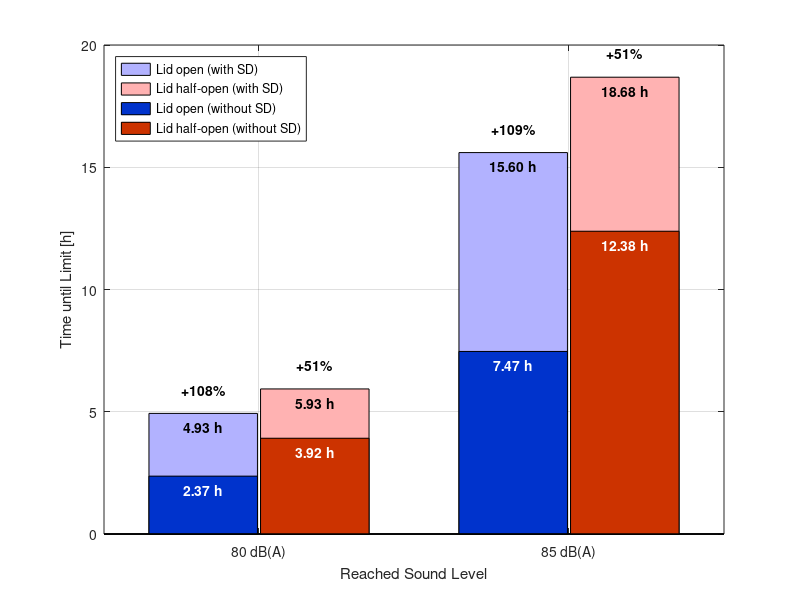

The MATLAB script that drew this image:
%% Daten (in Stunden)

ohne_offen  = [2 + 22/60, 7 + 28/60];
ohne_mittig = [3 + 55/60, 12 + 23/60];

mit_offen   = [4 + 56/60, 15 + 36/60];
mit_mittig  = [5 + 56/60, 18 + 41/60];

%% Prozentuale Verlängerung

plus_offen  = (mit_offen ./ ohne_offen - 1) * 100;
plus_mittig = (mit_mittig ./ ohne_mittig - 1) * 100;

%% X-Positionen

x = [1 2];

offset = 0.18;

figure;
hold on;
grid on;
box on;

%% Balken MIT Schalldämpfung (hinten)

bar(x - offset, mit_offen, ...
    0.35, ...
    'FaceColor', [0.7 0.7 1], ...
    'EdgeColor', 'k');

bar(x + offset, mit_mittig, ...
    0.35, ...
    'FaceColor', [1 0.7 0.7], ...
    'EdgeColor', 'k');

%% Balken OHNE Schalldämpfung (vorne)

bar(x - offset, ohne_offen, ...
    0.35, ...
    'FaceColor', [0 0.2 0.8], ...
    'EdgeColor', 'k');

bar(x + offset, ohne_mittig, ...
    0.35, ...
    'FaceColor', [0.8 0.2 0], ...
    'EdgeColor', 'k');

%% Absolute Werte auf die Balken schreiben

margin = 0.3;   % Abstand vom oberen Rand

for i = 1:2

    % --- OFFEN ---

    % Wert ohne SD
    text( ...
        x(i) - offset, ...
        ohne_offen(i) - margin, ...
        sprintf('%.2f h', ohne_offen(i)), ...
        'HorizontalAlignment', 'center', ...
        'VerticalAlignment', 'top', ...
        'Color', 'w', ...
        'FontWeight', 'bold');

    % Wert mit SD
    text( ...
        x(i) - offset, ...
        mit_offen(i) - margin, ...
        sprintf('%.2f h', mit_offen(i)), ...
        'HorizontalAlignment', 'center', ...
        'VerticalAlignment', 'top', ...
        'FontWeight', 'bold');

    % Prozentlabel knapp unter dem Maximum
    text( ...
        x(i) - offset, ...
        mit_offen(i) + 1.2, ...
        sprintf('+%.0f%%', plus_offen(i)), ...
        'HorizontalAlignment', 'center', ...
        'VerticalAlignment', 'top', ...
        'FontWeight', 'bold');


    % --- MITTIG ---

    % Wert ohne SD
    text( ...
        x(i) + offset, ...
        ohne_mittig(i) - margin, ...
        sprintf('%.2f h', ohne_mittig(i)), ...
        'HorizontalAlignment', 'center', ...
        'VerticalAlignment', 'top', ...
        'Color', 'w', ...
        'FontWeight', 'bold');

    % Wert mit SD
    text( ...
        x(i) + offset, ...
        mit_mittig(i) - margin, ...
        sprintf('%.2f h', mit_mittig(i)), ...
        'HorizontalAlignment', 'center', ...
        'VerticalAlignment', 'top', ...
        'FontWeight', 'bold');

    % Prozentlabel knapp unter dem Maximum
    text( ...
        x(i) + offset, ...
        mit_mittig(i) + 1.2, ...
        sprintf('+%.0f%%', plus_mittig(i)), ...
        'HorizontalAlignment', 'center', ...
        'VerticalAlignment', 'top', ...
        'FontWeight', 'bold');

end

%sprintf('%dh %02dmin',floor(ohne_offen(i)),round(60 * mod(ohne_offen(i),1)))

%% Achsen

xticks(x);
xticklabels({'80 dB(A)', '85 dB(A)'});

xlabel('Erreichter Schallpegel');
ylabel('Zeit bis Grenzwert [h]');

legend( ...
    'Deckel offen (mit SD)', ...
    'Deckel mittig (mit SD)', ...
    'Deckel offen (ohne SD)', ...
    'Deckel mittig (ohne SD)', ...
    'Location', 'northwest');

hold off;

%%
xticks(x);
xticklabels({'80 dB(A)', '85 dB(A)'});

xlabel('Reached Sound Level');
ylabel('Time until Limit [h]');

legend( ...
    'Lid open (with SD)', ...
    'Lid half-open (with SD)', ...
    'Lid open (without SD)', ...
    'Lid half-open (without SD)', ...
    'Location', 'northwest');

hold off;
